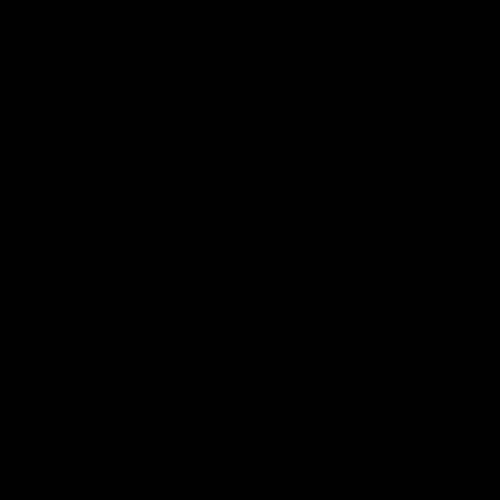
Frame 1 (no input)
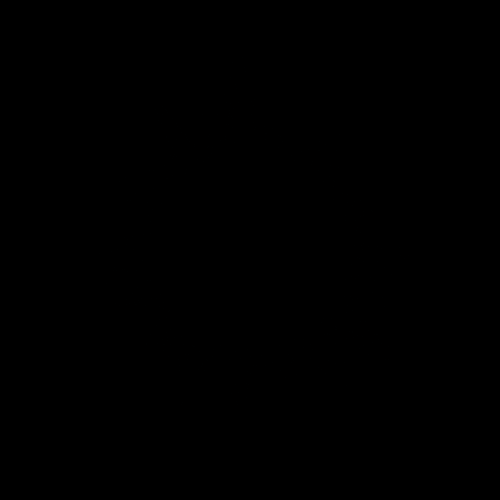
Frame 60 (no input)
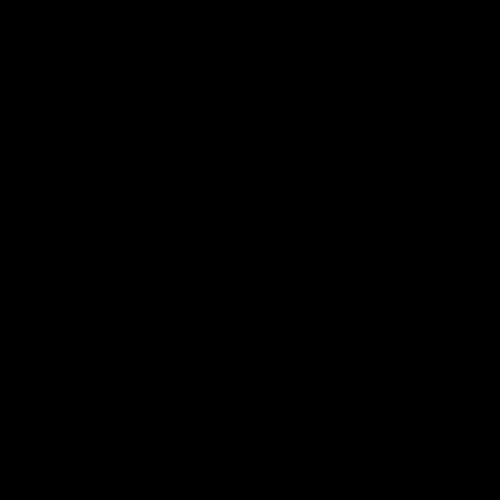
Frame 120 (the mouse pressed at the canvas centre since frame 60)

The p5.js sketch that drew these frames (run headless with seeded random() and noise() and a simulated clock; from frame 60 on, the mouse is pressed at the canvas centre):

// p5.js sketch
// ── sketch.js
let width = 500;
let height = 500;
let points = [];
let n = 50;
let rad = width/5;
function setup() {
    createCanvas(width, height);
    noFill();
    angleMode(DEGREES);
    background(0);
    stroke(0, 0, 255, 10);
    for (let i = 0; i < n; i++){
        points.push(rad);
    }
};

function draw() {
    push();
    translate(width/2, height/2);
    for(let i = 0; i < 1; i++) {
        stroke(0, 200, 255, 1);
        beginShape();
        for (let i = 0; i < n; i++) {
            curveVertex(points[i] * cos(i * 360 / n), points[i] * sin(i * 360 / n));
            points[i] = max(100, min(width/2, points[i] + random(-7, 8)));
        }
        endShape(CLOSE);

        // stroke(255, 0, 0, 50);
        // beginShape();
        // for (let i = 0; i < n; i++) {
        //     curveVertex(points[i] * cos(i * 360 / n), points[i] * sin(i * 360 / n));
        //     points[i] = max(100, min(width/2, points[i] + random(-20, 20)));
        // }
        // endShape(CLOSE);
    }
    pop();
}
